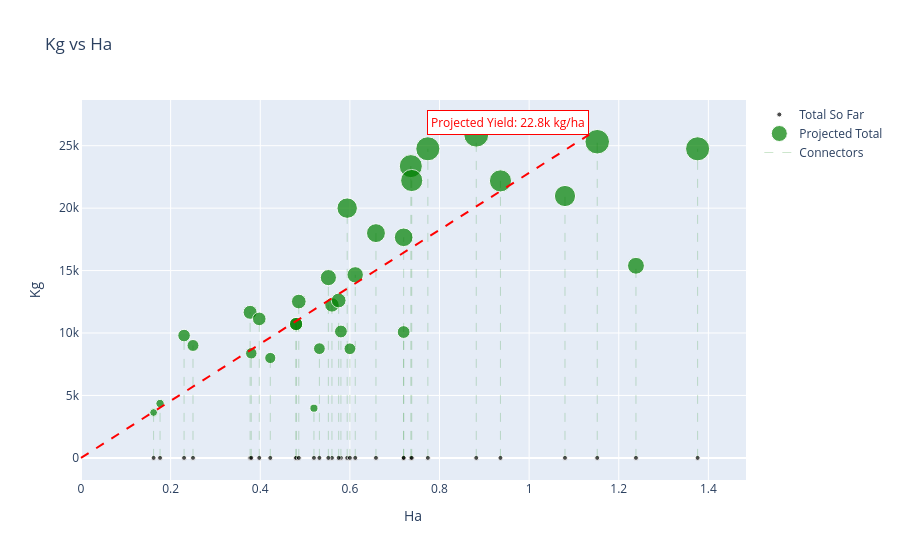

The notebook cell saved with this chart:
### Code cell
khp_data = calc.kg_ha_projected(session_state['current_data']['meta'],example_class,session_state['current_data']['idx_dict'],session_state['current_data']['final_preds'],session_state['current_data']['szn_act'])
khp_fig = graphs.kg_ha_projected(khp_data)
khp_fig.show()
